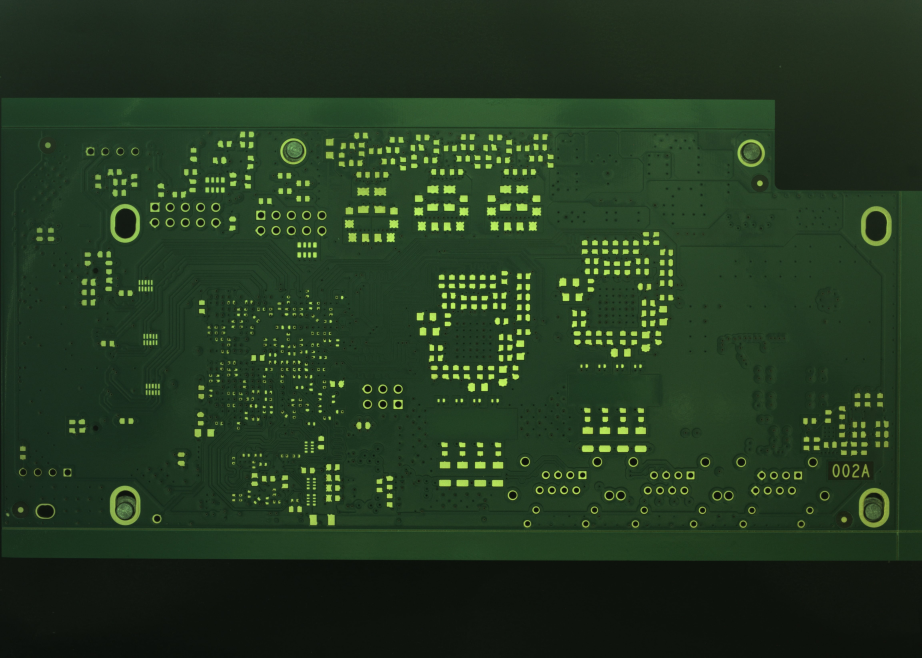
#> input picture task3/data/images/pcb.jpg, 4608 x 3288 px, found by its file name (shown at 1/5 size)
$ python task3.py
#> lines starting #> are read from the running program, lines starting #| are printed output that depends on the picture
import cv2


def show_image(image, text):
    """Выводит изображение

    Использует библиотеку cv2


    Args:
        image (ndarray): Массив с набором данных - представление каждого пикселя в формате чисел
        text (str): Название окна
    """
    cv2.imshow(text, image)  # выводит изображение
    cv2.waitKey(0)  # ждет ввода пользователя
    cv2.destroyAllWindows()  # закрывает окно


def print_info(image):
    """Выводит информацию об изображении (разрешение и само изображение в формате данных)

    Args:
        image (ndarray): Массив с набором данных - представление каждого пикселя в формате чисел
    """

    # вывод самого изображения (выводится набор данных - представление каждого пикселя в формате чисел)
    print("Изображение ", image)
    # вывод элементов shape (хранит высоту, ширину и кол-во каналов)
    print("Разрешение: ", image.shape[1], "x", image.shape[0])
    print("Количество каналов: ", image.shape[2])


def rotate(image, degree):
    """Поворачивает изображение

    Args:
        image (ndarray): Массив с набором данных - представление каждого пикселя в формате чисел
        degree (int): Угол, на который необходимо повернуть изображение
    """
    # получаем размер и изображения
    (h, w) = image.shape[:2]
    # находим центр
    center = (w/2, h/2)

    # создаётся матрица поворота вокруг центра
    M = cv2.getRotationMatrix2D(center, degree, 1.0)
    # применяется матрица поворота к изображению
    rotated_image = cv2.warpAffine(image, M, (w, h))
    show_image(rotated_image, str(degree))


def main():
    raw_image = cv2.imread(r"C:\proteus\task3\data\images\pcb.jpg",
                           cv2.IMREAD_COLOR)  # IMREAD_COLOR обеспечивает вывод изображения в цвете
#> raw_image is the input picture: shape (3288, 4608, 3); mean B, G, R 33.1, 56.2, 35.6
    show_image(raw_image, "raw")

    print_info(raw_image)
#> (printed output is left out)
#| Разрешение:  4608 x 3288
#| Количество каналов:  3

    # изменение разрешения изображения
    resized_raw_image = cv2.resize(raw_image, (1920, 1080))
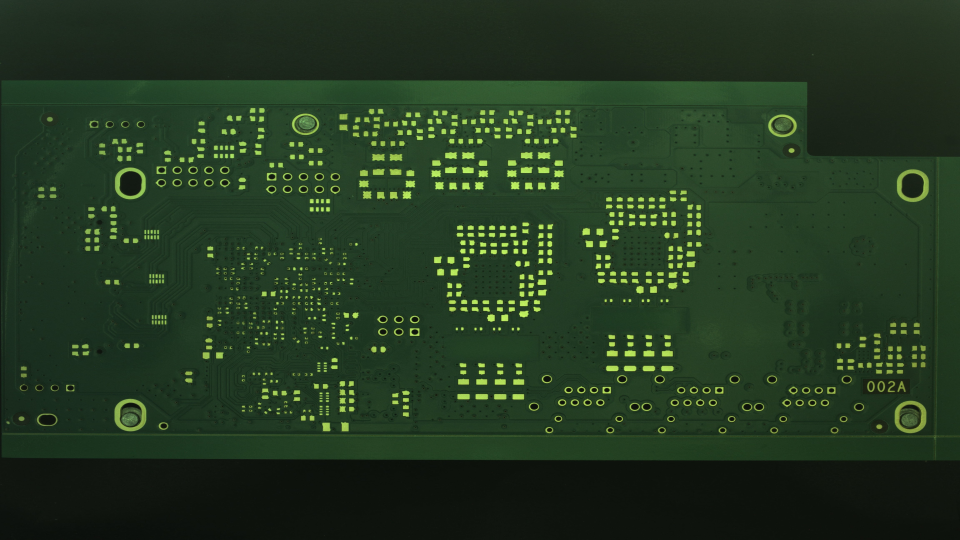
#> resized_raw_image: shape (1080, 1920, 3) (shown at 1/2 size); mean B, G, R 33, 56.2, 35.5
    print("Разрешение: ",
          resized_raw_image.shape[1], "x", resized_raw_image.shape[0])
#| Разрешение:  1920 x 1080
    show_image(resized_raw_image, "resized raw")

    copy_resized_rotate = resized_raw_image

    # поворот изображения
    rotate(copy_resized_rotate, 45)
#> in rotate, `rotated_image = cv2.warpAffine(image, M, (w, h))`:
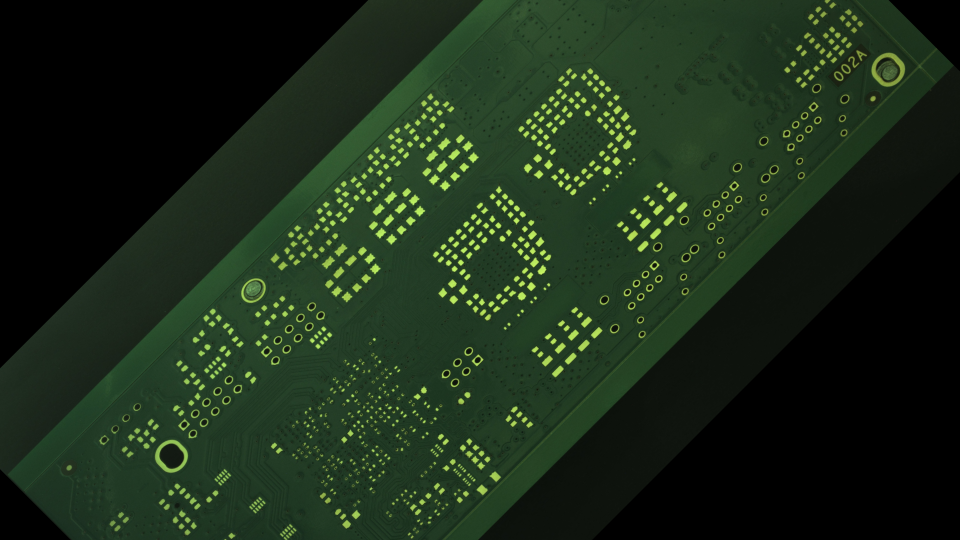
#> rotated_image: shape (1080, 1920, 3) (shown at 1/2 size); mean B, G, R 25.1, 43.6, 27.5
    rotate(copy_resized_rotate, 90)
#> call 2 of rotate, with degree = 90
#> in rotate (call 2), `rotated_image = cv2.warpAffine(image, M, (w, h))`:
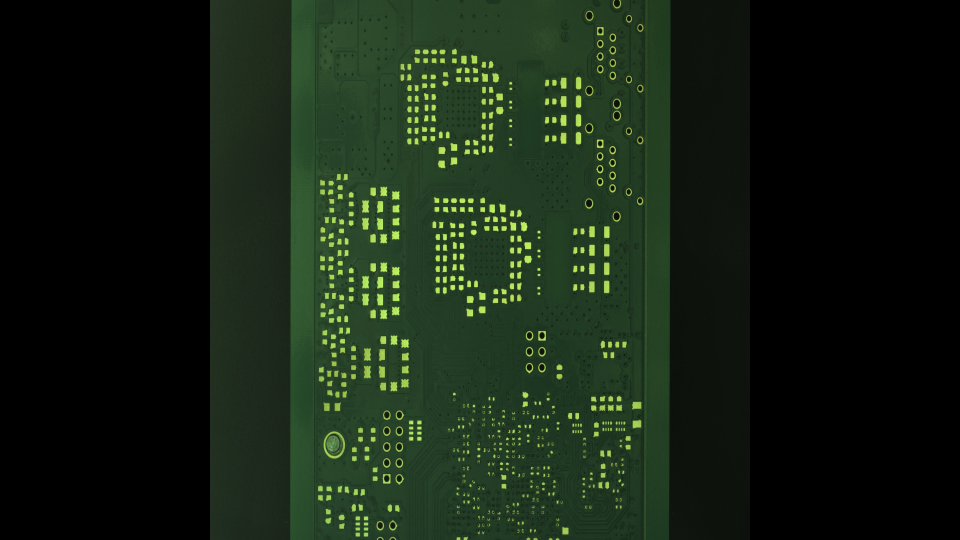
#> rotated_image: shape (1080, 1920, 3) (shown at 1/2 size); mean B, G, R 19.5, 34.1, 21.6
    rotate(copy_resized_rotate, 180)
#> call 3 of rotate, with degree = 180
#> in rotate (call 3), `rotated_image = cv2.warpAffine(image, M, (w, h))`:
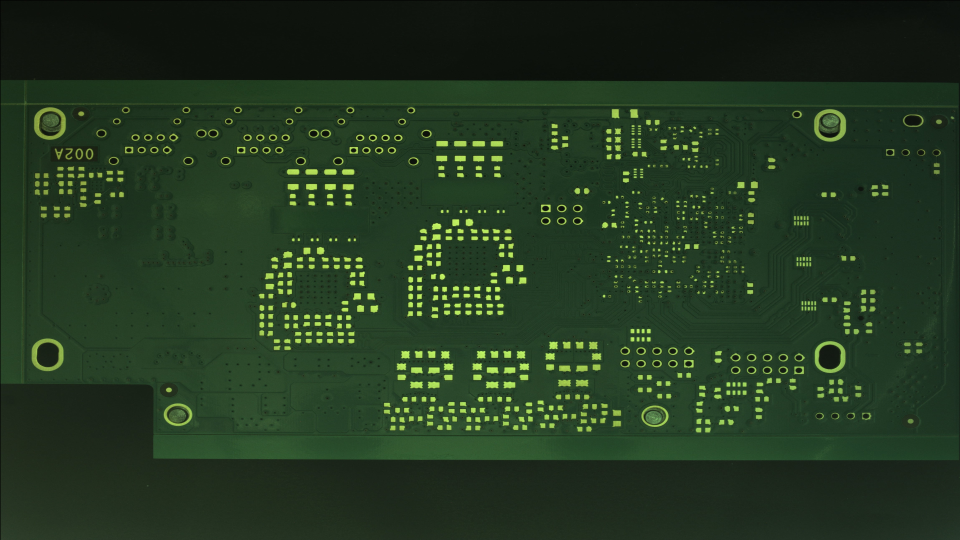
#> rotated_image: shape (1080, 1920, 3) (shown at 1/2 size); mean B, G, R 33, 56.1, 35.5

    copy_resized_mirror = resized_raw_image

    # отражение изображения
    flip_y = cv2.flip(copy_resized_mirror, 1)
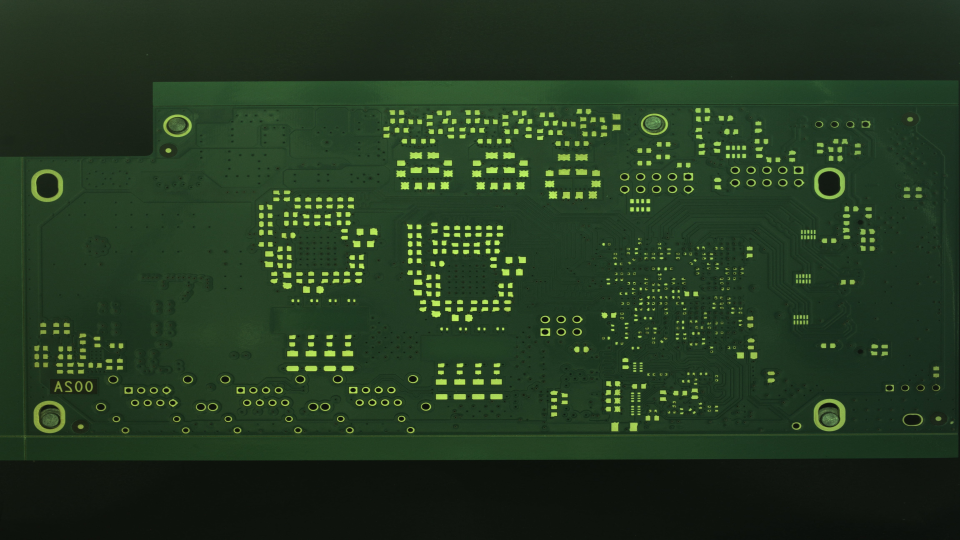
#> flip_y: shape (1080, 1920, 3) (shown at 1/2 size); mean B, G, R 33, 56.2, 35.5
    show_image(flip_y, "flip_y")
    flip_x = cv2.flip(copy_resized_mirror, 0)
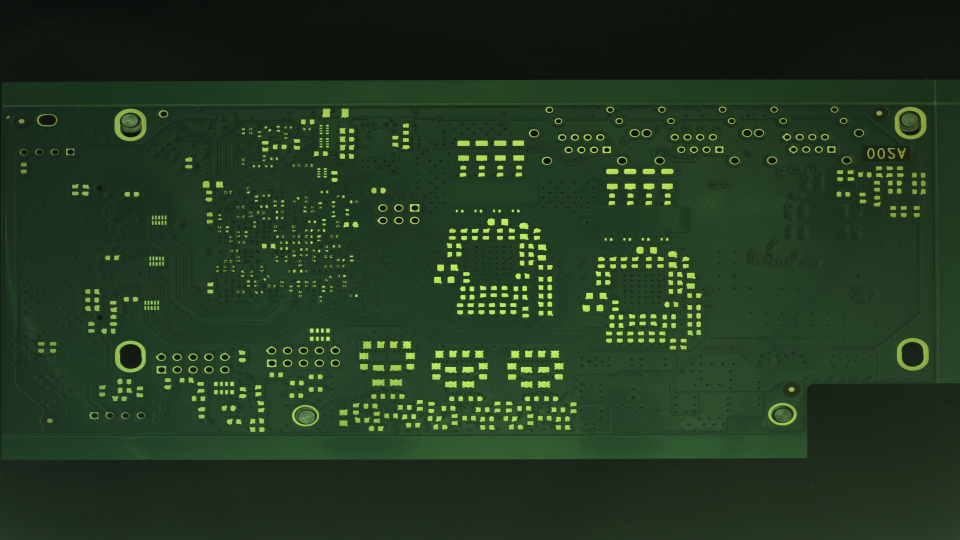
#> flip_x: shape (1080, 1920, 3) (shown at 1/2 size); mean B, G, R 33, 56.2, 35.5
    show_image(flip_x, "flip_x")

    # вырезается изображение размером 100x100
    cropped = resized_raw_image[500:600, 500:600]
    show_image(cropped, "crop")

    # получаем размер и изображения
    (h, w) = cropped.shape[:2]
    # находим центр
    (cropped_y, cropped_x) = (w//2, h//2)

    print("Center = ", (cropped_y, cropped_x))

    # изменение цвета центрального пикселя

    cropped[cropped_y, cropped_x] = [0, 0, 255]
    show_image(cropped, "red")

    # изменение цвета группы пикселей

    cropped[10:20, 10:20] = [255, 0, 0]
    show_image(cropped, "redes")

    # выделяется прямоугольник
    cv2.rectangle(cropped, (10, 10), (20, 20), (0, 0, 0), 2)
    show_image(cropped, "redes")

    # добавление текста на изображение
    cv2.putText(cropped, "rect", (10, 10),
                cv2.FONT_HERSHEY_SIMPLEX, 0.6, (0, 0, 0), 2)
    show_image(cropped, "image_fin")

    # сохранение изображения
    cv2.imwrite(
        r"C:\GOG Games\proteus\task 2\proteus\proteus\task3\data\save\image_fin.jpg", cropped)


if __name__ == "__main__":
    main()
